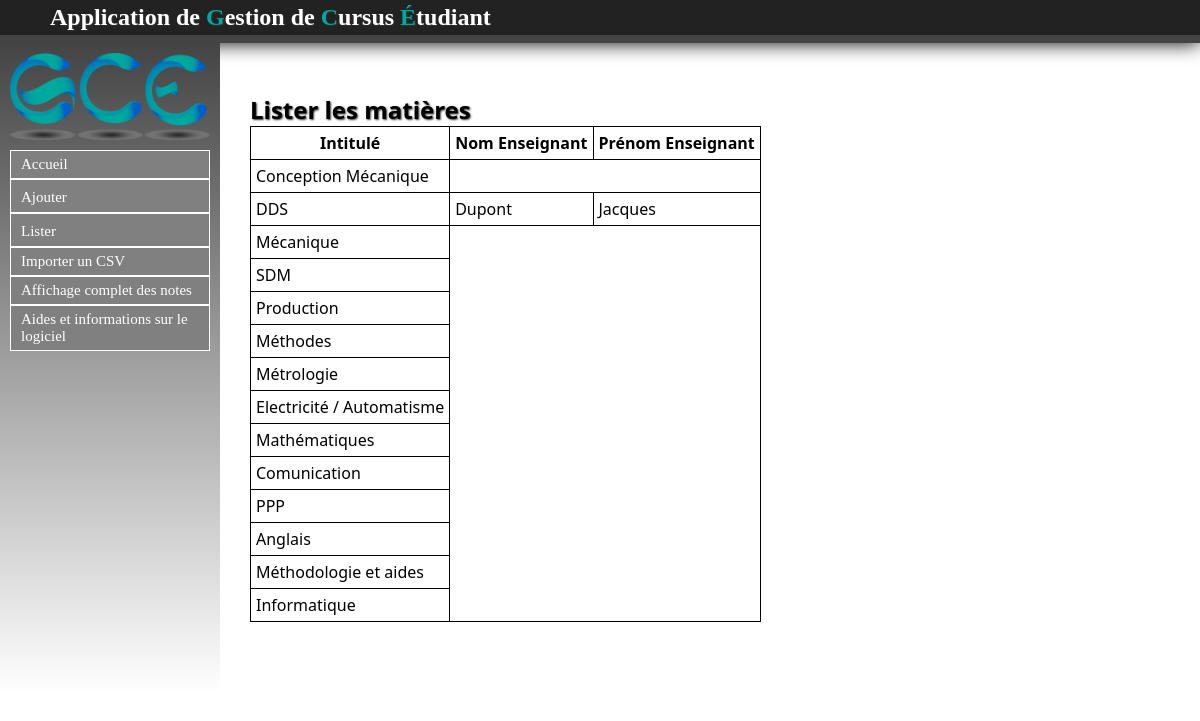
The app's page /Matiere/listermatieres, older data.
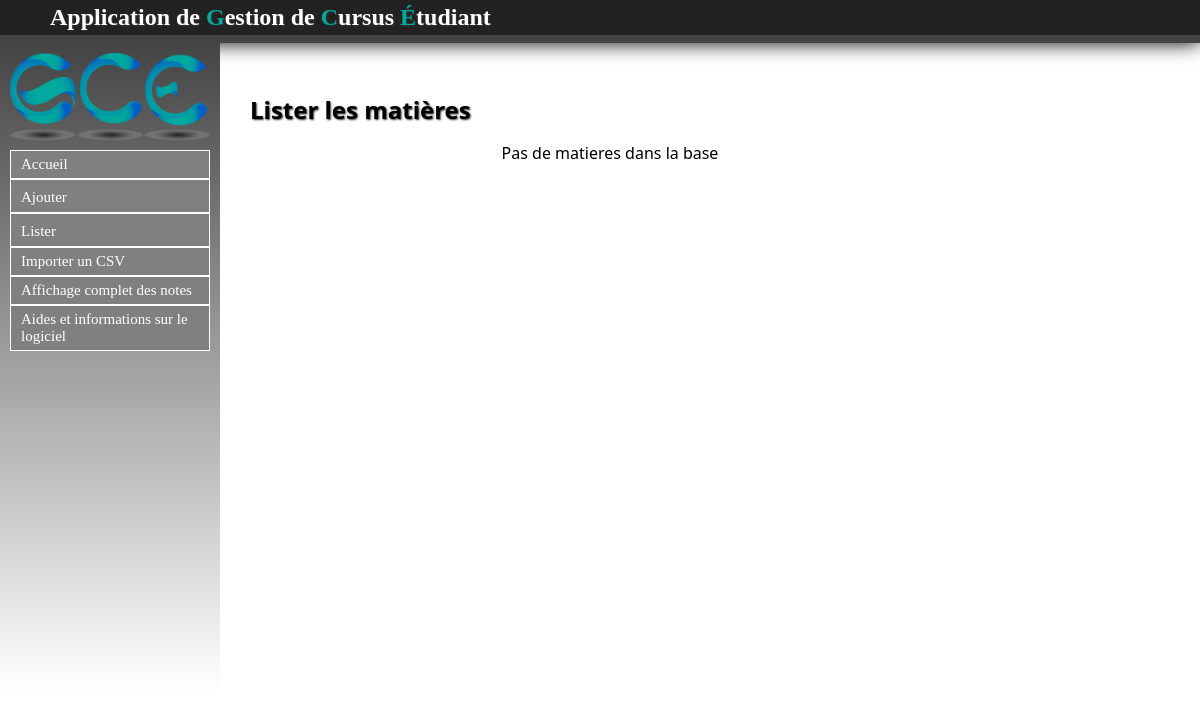
The same page, newer data.
### Matiere/models.py (models this page shows, shortened)
class Matiere(models.Model):
	intitule = models.CharField(max_length=30,null=False)
	code = models.CharField(max_length=30,null=False)
	coefficient = models.FloatField(default=1.0)
	unite = models.ForeignKey('UE.UniteE', null=True)

### Enseignant/models.py (models this page shows, shortened)
class Enseignant(models.Model):
	nom = models.CharField(max_length=30,null=False)
	prenom = models.CharField(max_length=30,null=False)
	matiere = models.ForeignKey(Matiere, null=True)

### Matiere/views.py (the view)
def listermatieres(request):
	matieres = Matiere.objects.all()
	enseignants = Enseignant.objects.all()
	return render(request, 'contenu_html/listermatieres.html', locals())

### Matiere/templates/contenu_html/listermatieres.html (shortened to what this page needs)
{% extends "templates/base.html" %}
{% block content %}
<h1>Lister les matières</h1>
{% if not matieres %}
	<p>Pas de matieres dans la base</p>
{% else %}
	<table >
	<tr>
		<th>Intitulé</th>
		<th>Nom Enseignant</th>
		<th>Prénom Enseignant</th>
	</tr>
{% endif %}
{% for mat in matieres %}
	<tr>
		<td>{{ mat.intitule }}</td>
		{% for enseignant in enseignants %}
			{% if mat.id == enseignant.matiere.id %}
					<td>{{ enseignant.nom }}</td>
					<td>{{ enseignant.prenom }}</td>
				</tr>
			{% endif %}
		{% endfor %}
{% endfor %}
</table>
{% endblock %}

### cursusEtu/templates/base.html (shortened to what this page needs)
<html>
	<head>
		{% load static %}
		<link rel="stylesheet" type="text/css" href="{% static 'css/stylesheet.css' %}" />
	</head>
	<body>
		<div id="header">
			<h1>Application de <label id="GCE">G</label>estion de <label id="GCE">C</label>ursus <label id="GCE">É</label>tudiant</h1>
		</div>
		<nav id="menu">
			<img id="logo" src="{% static 'image/logo.png' %}" alt="Logo GCE" />
			<ul id="menu-deroulant">
		            <a href="/"><li>Accueil</li></a>
		        <li id="ajouter">
		            <a>Ajouter</a>
		        </li>
		        <li id="lister">
		            <a>Lister</a>
		        </li>
		            <a href="/Note/importer_csv"><li>Importer un CSV </li></a>
		            <a href="/Etudiant/affichageComplet"><li>Affichage complet des notes</li></a>
		        	<a href="/aides"><li>Aides et informations sur le logiciel</li></a>
		    </ul>
		</nav>
		<div id="main">
			{% block content %}
			{% endblock %}
		</div>
	</body>
</html>

### static/css/stylesheet.css (style rules this page uses)
a { color:#222222; text-decoration: none; }
html,body { height: 100%; }
body { font-family: "Segoe UI", Verdana, serif; font-size:12pt; margin:0; padding:0; }
#header { width:100%; padding-top: 4px; padding-bottom: 4px; background-color:#222222; box-shadow:0 0 20px #000000; border-bottom:solid #444444 8px; font-family: walkway; }
#GCE { color: #00A99D; }
#menu a { color: white; font-size: 15px; font-family: walkway; }
li { border : 1px solid white; padding: 5px 0px 5px 0px; background-color :gray; cursor: pointer; padding-left: 10px; }
#menu-deroulant, #menu-deroulant ul { padding: 0; margin: 0; list-style: none; }
h1 { text-shadow:1px 1px 2px #333333; text-align: left; color:white; margin:0px; margin-left: 50px; font-size: 1.5em; }
#menu { background: linear-gradient(to bottom, #444444, white); width: 200px; height: 80%; padding: 10px; padding-top: 0px; float: left; }
#main { width : 800px; margin:auto; text-align: center; margin-top: 50px; }
#main h1 { color: black; }
#logo { vertical-align: middle; width: 200px; margin-top: 10px; margin-bottom: 10px; }

Row changes from the older to the newer data that the page shows:
removed Matiere: intitule "Conception Mécanique"
removed Matiere: intitule "DDS"
removed Enseignant: nom "Dupont", prenom "Jacques"
removed Matiere: intitule "Mécanique"
removed Matiere: intitule "SDM"
removed Matiere: intitule "Production"
removed Matiere: intitule "Méthodes"
removed Matiere: intitule "Métrologie"
removed Matiere: intitule "Electricité / Automatisme"
removed Matiere: intitule "Mathématiques"
removed Matiere: intitule "Comunication"
removed Matiere: intitule "PPP"
removed Matiere: intitule "Anglais"
removed Matiere: intitule "Méthodologie et aides"
removed Matiere: intitule "Informatique"
Text that changed along with them:
text no longer shown: "Intitulé Nom Enseignant Prénom Enseignant"
text now shown: "Pas de matieres dans la base"
